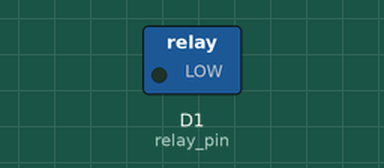
This sketch was run on a simulated ESP8266 (NodeMCU). Shown: switched loads named in the sketch (green lamp = pin HIGH). WiFi joins after 1.5 s; servers stay silent unless stated; not simulated (calls return 0 or success): ../shared/credential.h; what the sketch prints to the serial monitor is not drawn.

Above: at 1.6 s.
At 2.6 s:
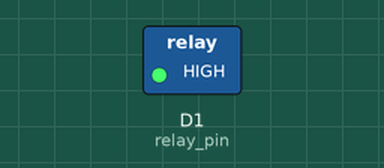
Timing chart, 0 to 4.1 s (numbered marks = the images above):
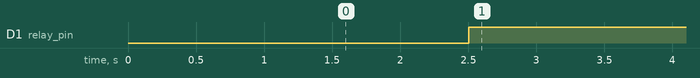

The sketch:

outsidemeetingroom.ino
```cpp
// 1) The board need to be LoLin(Wesmo) D1 & R2 & Mini...for that you need:
// 1.1) Add in File>Preference the link: http://arduino.esp8266.com/stable/package_esp8266com_index.json
// 1.2) Under tool, select the ESP8226 and select the Lolin(wesmo) D1, R2 & Pro
// 2) Tools>Library management
#include <ESP8266WiFi.h>
#include "libs/ESP8266Ping.h"
#include "../shared/credential.h"
// Expect to have this machine set to 10.0.0.234
const char* ssid     = "CanadaWifi_2_4";      // SSID of local network
const char* password = "";                // Password on network
byte mac[6];
int relay_pin = D1;
WiFiClientSecure client; //For ESP8266 boards
const IPAddress remote_ip(10, 0, 0, 231);

void setup() {
  Serial.println("Setup");
  Serial.begin(115200);
  Serial.println("Connecting WiFi ");
  WiFi.begin(ssid, password);
  while (WiFi.status() != WL_CONNECTED) {
    Serial.print("."); delay(500);
  }
  Serial.println("Connected: ");

  Serial.println(WiFi.localIP());

  WiFi.macAddress(mac);
  Serial.print("MAC: ");
  Serial.print(mac[0],HEX);
  Serial.print(":");
  Serial.print(mac[1],HEX);
  Serial.print(":");
  Serial.print(mac[2],HEX);
  Serial.print(":");
  Serial.print(mac[3],HEX);
  Serial.print(":");
  Serial.print(mac[4],HEX);
  Serial.print(":");
  Serial.println(mac[5],HEX);

  client.setInsecure();
  pinMode(relay_pin, OUTPUT);
}

void loop() {
  // https://www.arduino.cc/en/Reference/WiFi101Ping
  // Ping check. If ping then in a meeting


  Serial.print("Pinging ");
  Serial.print(remote_ip);
  Serial.print(": ");

  if (Ping.ping(remote_ip)) {
    Serial.print("SUCCESS!");
    digitalWrite(relay_pin,HIGH);
  } else {
    Serial.print("FAILED!");
    digitalWrite(relay_pin,LOW);
  }

  delay(100);

  // Test:
    // digitalWrite(relay_pin,HIGH);
    // Serial.println("ON");
    // delay(1000);
    // digitalWrite(relay_pin,LOW);
    // Serial.print("-OFF");
    // delay(1000);
}
```

Measured:
- by itself, D1 (relay_pin): LOW → HIGH at 2.5 s
